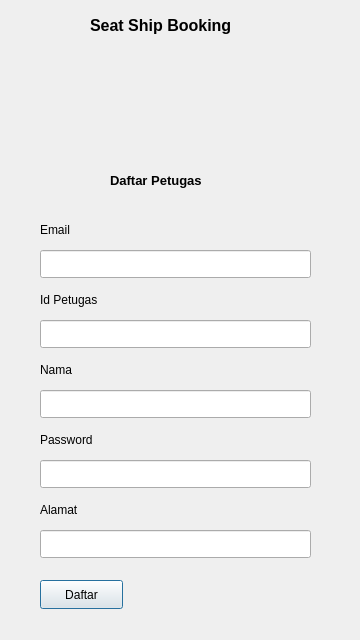
<?xml version="1.0" encoding="UTF-8"?>
<ui version="4.0">
 <class>daftar_petugas</class>
 <widget class="QDialog" name="daftar_petugas">
  <property name="geometry">
   <rect>
    <x>0</x>
    <y>0</y>
    <width>360</width>
    <height>640</height>
   </rect>
  </property>
  <property name="minimumSize">
   <size>
    <width>360</width>
    <height>640</height>
   </size>
  </property>
  <property name="maximumSize">
   <size>
    <width>360</width>
    <height>640</height>
   </size>
  </property>
  <property name="windowTitle">
   <string>Seat Ship Booking</string>
  </property>
  <property name="windowIcon">
   <iconset>
    <normaloff>../../../Downloads/ship-icon_34102.png</normaloff>../../../Downloads/ship-icon_34102.png</iconset>
  </property>
  <widget class="QLabel" name="label_3">
   <property name="geometry">
    <rect>
     <x>110</x>
     <y>170</y>
     <width>131</width>
     <height>21</height>
    </rect>
   </property>
   <property name="font">
    <font>
     <pointsize>10</pointsize>
     <bold>true</bold>
    </font>
   </property>
   <property name="text">
    <string>Daftar Petugas</string>
   </property>
  </widget>
  <widget class="QPushButton" name="pushButton">
   <property name="geometry">
    <rect>
     <x>40</x>
     <y>580</y>
     <width>83</width>
     <height>29</height>
    </rect>
   </property>
   <property name="text">
    <string>Daftar</string>
   </property>
  </widget>
  <widget class="QLineEdit" name="lineEdit">
   <property name="geometry">
    <rect>
     <x>40</x>
     <y>250</y>
     <width>271</width>
     <height>28</height>
    </rect>
   </property>
  </widget>
  <widget class="QLabel" name="label">
   <property name="geometry">
    <rect>
     <x>90</x>
     <y>10</y>
     <width>171</width>
     <height>31</height>
    </rect>
   </property>
   <property name="font">
    <font>
     <pointsize>12</pointsize>
     <bold>true</bold>
    </font>
   </property>
   <property name="text">
    <string>Seat Ship Booking</string>
   </property>
  </widget>
  <widget class="QLineEdit" name="lineEdit_2">
   <property name="geometry">
    <rect>
     <x>40</x>
     <y>320</y>
     <width>271</width>
     <height>28</height>
    </rect>
   </property>
   <property name="text">
    <string/>
   </property>
  </widget>
  <widget class="QLineEdit" name="lineEdit_4">
   <property name="geometry">
    <rect>
     <x>40</x>
     <y>390</y>
     <width>271</width>
     <height>28</height>
    </rect>
   </property>
  </widget>
  <widget class="QLabel" name="label_6">
   <property name="geometry">
    <rect>
     <x>40</x>
     <y>430</y>
     <width>71</width>
     <height>20</height>
    </rect>
   </property>
   <property name="text">
    <string>Password</string>
   </property>
  </widget>
  <widget class="QLabel" name="label_7">
   <property name="geometry">
    <rect>
     <x>40</x>
     <y>360</y>
     <width>63</width>
     <height>20</height>
    </rect>
   </property>
   <property name="text">
    <string>Nama</string>
   </property>
  </widget>
  <widget class="QLineEdit" name="lineEdit_3">
   <property name="geometry">
    <rect>
     <x>40</x>
     <y>460</y>
     <width>271</width>
     <height>28</height>
    </rect>
   </property>
   <property name="text">
    <string/>
   </property>
  </widget>
  <widget class="QLabel" name="label_4">
   <property name="geometry">
    <rect>
     <x>40</x>
     <y>220</y>
     <width>63</width>
     <height>20</height>
    </rect>
   </property>
   <property name="text">
    <string>Email</string>
   </property>
  </widget>
  <widget class="QLabel" name="label_5">
   <property name="geometry">
    <rect>
     <x>40</x>
     <y>290</y>
     <width>71</width>
     <height>20</height>
    </rect>
   </property>
   <property name="text">
    <string>Id Petugas</string>
   </property>
  </widget>
  <widget class="QLabel" name="label_9">
   <property name="geometry">
    <rect>
     <x>40</x>
     <y>500</y>
     <width>63</width>
     <height>20</height>
    </rect>
   </property>
   <property name="text">
    <string>Alamat</string>
   </property>
  </widget>
  <widget class="QLabel" name="label_2">
   <property name="geometry">
    <rect>
     <x>130</x>
     <y>50</y>
     <width>81</width>
     <height>81</height>
    </rect>
   </property>
   <property name="text">
    <string/>
   </property>
   <property name="pixmap">
    <pixmap>../../../Downloads/ship-icon_34102.png</pixmap>
   </property>
   <property name="scaledContents">
    <bool>true</bool>
   </property>
  </widget>
  <widget class="QLineEdit" name="lineEdit_6">
   <property name="geometry">
    <rect>
     <x>40</x>
     <y>530</y>
     <width>271</width>
     <height>28</height>
    </rect>
   </property>
  </widget>
 </widget>
 <resources/>
 <connections/>
</ui>
